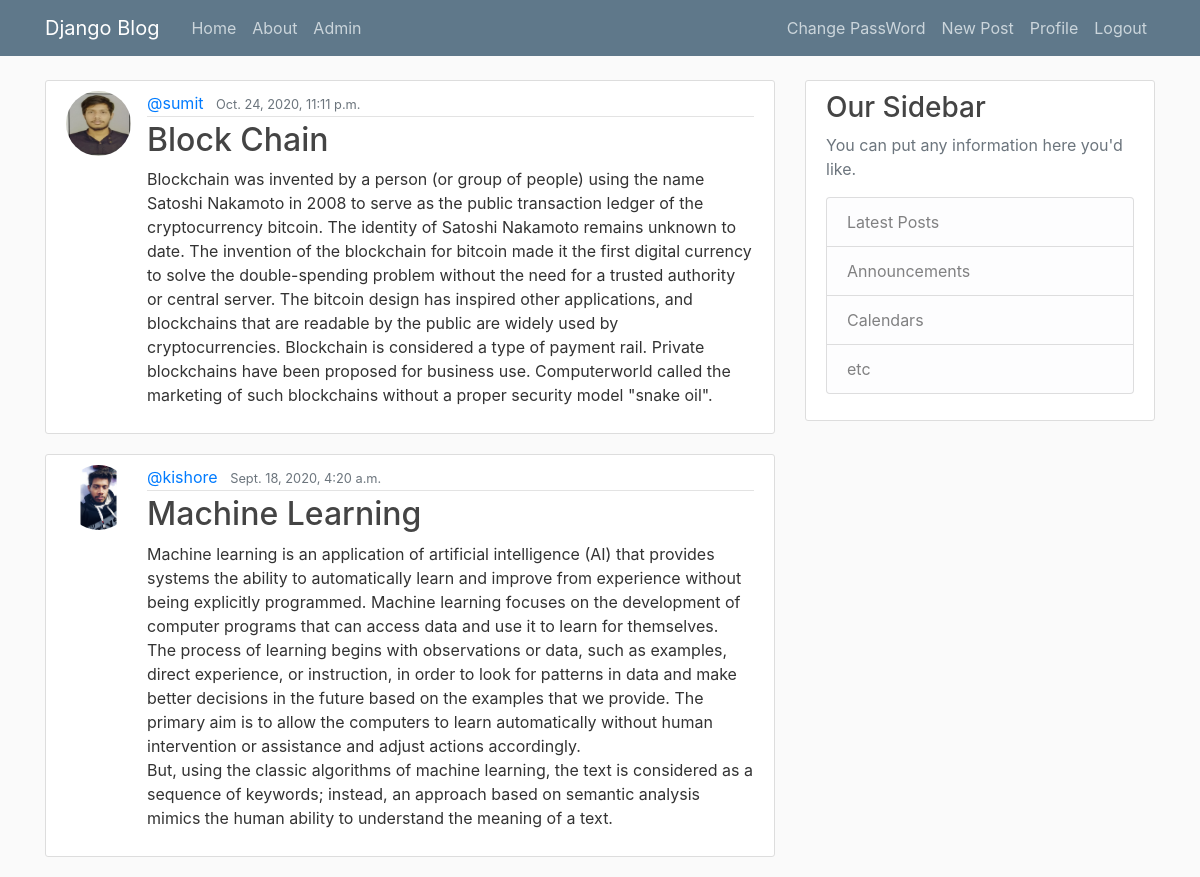
Screenshot of / (signed in) with the database file from the repository.
### Blog/models.py (models this page shows, shortened)
class Post(models.Model):
    title = models.CharField(max_length = 300)
    content = models.TextField(max_length = 1000)
    date_posted = models.DateTimeField(default = timezone.now)
    author = models.ForeignKey(User, on_delete = models.CASCADE)

### User/models.py (models this page shows, shortened)
class Profile(models.Model):
    user = models.OneToOneField(User, on_delete = models.CASCADE)
    image = models.ImageField(default = 'default.pg', upload_to = 'profile_pics')
    bio = models.CharField(max_length = 200, default = "This Is My Bio")

### Blog/views.py (the view)
# urls.py: url(r'^$', PostListView.as_view(), name = "home"),
class PostListView(ListView):
    model  = Post
    template_name =  'Blog/home.html'
    context_object_name = 'posts'
    ordering = ['-date_posted']
    paginate_by = 2

### templates/Blog/home.html (shortened to what this page needs)
{% extends "blog/base.html" %}
{% block content %}
    {% for post in posts %}
        <article class="media content-section">
        <img class = "rounded-circle article-img" src = "{{post.author.profile.image.url}}">
          <div class="media-body">
            <div class="article-metadata">
              <a class="mr-2" href="{%url 'user-post' post.author.username%}">{{ post.author }}</a>
              <small class="text-muted">{{ post.date_posted }}</small>
            </div>
            <h2><a class="article-title" href="{% url 'post-details' post.id %}">{{ post.title }}</a></h2>
            <p class="article-content">{{ post.content }}</p>
          </div>
        </article>
    {% endfor %}
{% endblock content %}

### static/Blog/main.css (style rules this page uses)
body { background: #fafafa; color: #333333; margin-top: 5rem; }
h1, h2, h3, h4, h5, h6 { color: #444444; }
.content-section { background: #ffffff; padding: 10px 20px; border: 1px solid #dddddd; border-radius: 3px; margin-bottom: 20px; }
.article-title { color: #444444; }
.article-content { white-space: pre-line; }
.article-img { height: 65px; width: 65px; margin-right: 16px; }
.article-metadata { padding-bottom: 1px; margin-bottom: 4px; border-bottom: 1px solid #e3e3e3 }

### rows the page displays
Post: author.profile.image (picture), author "@sumit", date_posted "Oct. 24, 2020, 11:11 p.m.", title "Block Chain", content "Blockchain was invented by a person (or group of people) using the name Satoshi Nakamoto in 2008 to serve as the public transaction ledger of the cryptocurrency bitcoin. The identity of Satoshi Nakamoto remains unknown to date. The invention of the blockchain for bitcoin made it the first digital currency to solve the double-spending problem without the need for a trusted authority or central server. The bitcoin design has inspired other applications, and blockchains that are readable by the public are widely used by cryptocurrencies. Blockchain is considered a type of payment rail. Private blockchains have been proposed for business use. Computerworld called the marketing of such…"
Post: author.profile.image (picture), author "@kishore", date_posted "Sept. 18, 2020, 4:20 a.m.", title "Machine Learning", content "Machine learning is an application of artificial intelligence (AI) that provides systems the ability to automatically learn and improve from experience without being explicitly programmed. Machine learning focuses on the development of computer programs that can access data and use it to learn for themselves. The process of learning begins with observations or data, such as examples, direct experience, or instruction, in order to look for patterns in data and make better decisions in the future based on the examples that we provide. The primary aim is to allow the computers to learn automatically without human intervention or assistance and adjust actions accordingly. But, using the classic…"
